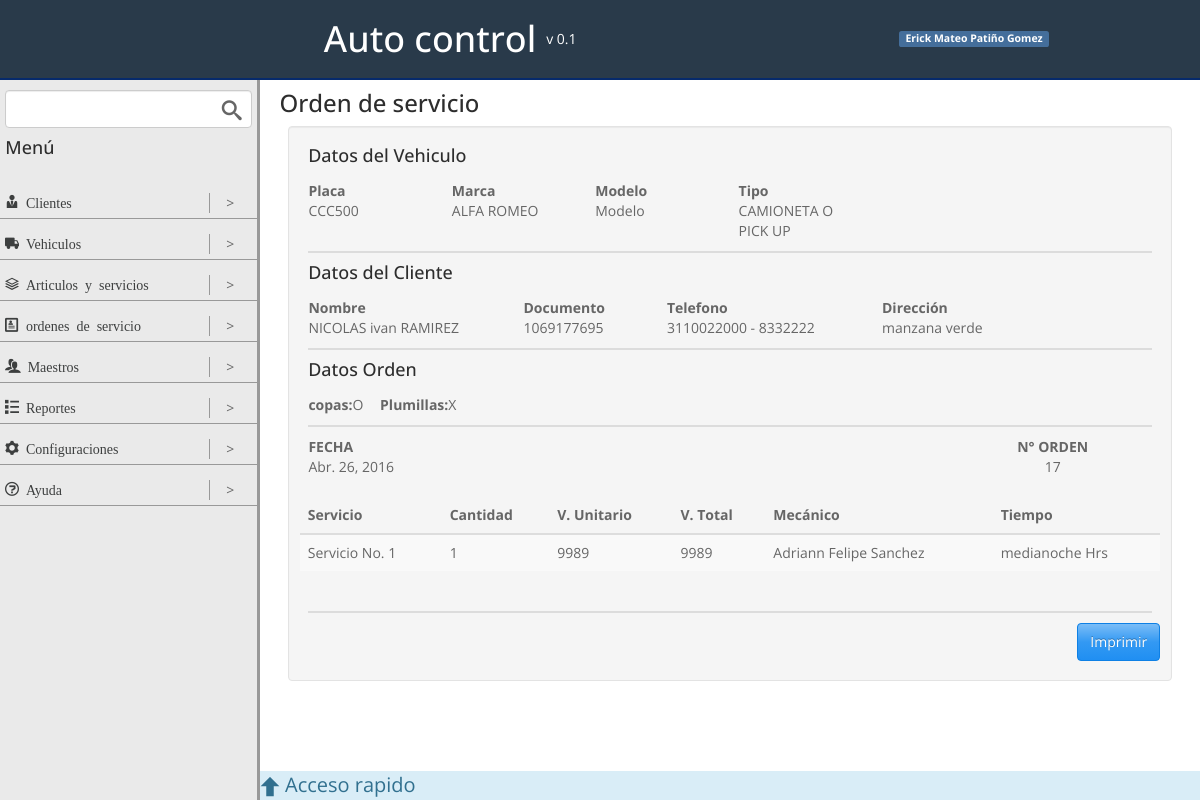
Screenshot of /orden-servicio/17/ with the database file from the repository.
### ordenes_servicios/models.py (models this page shows, shortened)
class ordenServicioModel(models.Model):
	vehiculo = models.ForeignKey(vehiculoModel,null=False,blank=False)
	fecha = models.DateField(null=False,blank=False,default=datetime.now)
	state = models.PositiveIntegerField(default = 1)

class ordenServicioDetalleModel(models.Model):
	servicio = models.ForeignKey(servicioModel,null=False,blank=False)
	cantidad = models.PositiveIntegerField(null=True,blank=True)
	valorUnitario = models.PositiveIntegerField(null=True,blank=True,verbose_name='V. Unitario')
	valorTotal = models.PositiveIntegerField(null=True,blank=True, verbose_name='V. Total')
	mecanico = models.ForeignKey(mecanicoModel,null=True,blank=True)
	ordenServicio = models.ForeignKey(ordenServicioModel,null=False,blank=False)
	time = models.TimeField(auto_now = False, null = True, blank = True)

### vehiculos/models.py (models this page shows, shortened)
class vehiculoModel(models.Model):
	placa = models.CharField(max_length=10, primary_key=True, null=False, blank=False)
	cilindraje = models.IntegerField(null=True, blank=True)
	marca = models.ForeignKey(MarcaModel, null=True, blank=True)
	tipo = models.ForeignKey(tipoVehiculoModel, null=True, blank=True)
	cliente = models.ForeignKey(clienteModel, null=False, blank=False)
	foto = models.ImageField(upload_to = 'img/vehiculo/', default = 'img/none.jpg')

class MarcaModel(models.Model):
	marca = models.CharField(max_length=50)
	def __str__(self):
		return u'%s' % (self.marca)

class tipoVehiculoModel(models.Model):
	nombre = models.CharField(max_length=50)
	def __str__(self):
		return u'%s' % (self.nombre)

### clientes/models.py (models this page shows, shortened)
class clienteModel(models.Model):
	nombre = models.CharField(max_length=35)
	apellido = models.CharField(max_length=35)
	documento = models.CharField(max_length=20)
	telefono = models.CharField(max_length=20, blank=True, null=True)
	celular = models.CharField(max_length=50)
	direccion = models.CharField(max_length=50, blank=True, null=True)
	email = models.EmailField(blank=True, null=True)
	def __str__(self):
		return u'%s %s' % (self.nombre, self.apellido)

### articulos_servicios/models.py (models this page shows, shortened)
class servicioModel(models.Model):
	nombre = models.CharField(max_length=100)
	valor =  models.PositiveIntegerField()
	servicio = models.BooleanField(default = True)
	grupo = models.ForeignKey(grupoServicioModel)
	time = models.TimeField(default = '0:00:00')
	detail = models.CharField(max_length = 1000, default = '-')
	def __str__(self):
		return u'%s' % (self.nombre)

### maestros/models.py (models this page shows, shortened)
class mecanicoModel(models.Model):
	nombre = models.CharField(max_length=50)
	apellido = models.CharField(max_length=50)
	telefono = models.CharField(max_length=20, blank=True, null=True)
	celular = models.CharField(max_length=20)
	direccion = models.CharField(max_length=50, blank=True, null=True)
	activo = models.BooleanField(default=True)
	def __str__(self):
		return u'%s %s' % (self.nombre, self.apellido)

### ordenes_servicios/views.py (the view)
# urls.py: url(r'^orden-servicio/(?P<pk>[\w\-]+)/$', 'ordenes_servicios.views.detalleOrdenServicio', name = 'detalle_orden_servicio'),
def detalleOrdenServicio(request, pk):
	sum_tot = 0
	orden = get_or_none(ordenServicioModel, pk=pk)
	ordenDetalle = ordenServicioDetalleModel.objects.filter(ordenServicio = orden)
	context = {
		'orden' : orden,
		'ordenDetalle' : ordenDetalle,
	}
	return render(request,'detail_orden_servicio.html', context)

### app/utils.py (called while the page is built)
def get_or_none(Model, **kwargs):
	try:
		return Model.objects.get(**kwargs)
	except ObjectDoesNotExist:
		return None

### ordenes_servicios/templates/detail_orden_servicio.html
{% extends "base.html" %}
{% block contentViewTitle %}
	<h3>Orden de servicio</h3>
{% endblock contentViewTitle %}
{% block content %}
<div class="well orden-servicio">
	<h4>Datos del Vehiculo</h4>
	<div class="row orden-datos-vehiculo">
		<div class="col-2">
			<span class="labelfield">Placa</span>
			<span class="dato">{{ orden.vehiculo.placa }}</span>
		</div>
		<div class="col-2">
			<span class="labelfield">Marca</span>
			<span class="dato">{{ orden.vehiculo.marca }}</span>
		</div>
		<div class="col-2">
			<span class="labelfield">Modelo</span>
			<span class="dato">Modelo</span>
		</div>
		<div class="col-2">
			<span class="labelfield">Tipo</span>
			<span class="dato">{{ orden.vehiculo.tipo }}</span>
		</div>
	</div>
	<div class="separator-horizontal"></div>
	<h4>Datos del Cliente</h4>
	<div class="row orden-datos-cliente">
		<div class="col-3">
			<span class="labelfield">Nombre</span>
			<span class="dato">{{ orden.vehiculo.cliente }}</span>
		</div>
		<div class="col-2">
			<span class="labelfield">Documento</span>
			<span class="dato">{{ orden.vehiculo.cliente.documento }}</span>
		</div>
		<div class="col-3">
			<span class="labelfield">Telefono</span>
			<span class="dato">{{ orden.vehiculo.cliente.celular }} - {{ orden.vehiculo.cliente.telefono }}</span>
		</div>
		<div class="col-3">
			<span class="labelfield">Dirección</span>
			<span class="dato">{{ orden.vehiculo.cliente.direccion }}</span>
		</div>
	</div>
	<div class="separator-horizontal"></div>
	<h4>Datos Orden</h4>
	<div class="row">
		<div class="col-1 middle flex">
			<label for="">copas: </label>O
		</div>
		<div class="col-2 middle flex">
			<label for="">Plumillas: </label>X
		</div>
	</div>
	<div class="separator-horizontal"></div>
	<div class="row">
		<div class="col-3">
			<span class="labelfield">FECHA</span>
			<span class="dato">{{ orden.fecha }}</span>
		</div>
		<div class="col-6"></div>
		<div class="col-3 center">
			<span class="labelfield">N° ORDEN</span>
			<span class="dato">{{ orden.id }}</span>
		</div>
	</div>
	<div class="row orden-datos-servicio">
		<table class="table table-striped table-hover ">
			<thead>
				<tr>
					<th>Servicio</th>
					<th>Cantidad</th>
					<th>V. Unitario</th>
					<th>V. Total</th>
					<th>Mecánico</th>
					<th>Tiempo</th>
				</tr>
			</thead>
			<tbody>
				{% for detalle in ordenDetalle %}
					<tr>
						<td>{{ detalle.servicio }}</td>
						<td>{{ detalle.cantidad }}</td>
						<td>{{ detalle.valorUnitario }}</td>
						<td>{{ detalle.valorTotal }}</td>
						<td>{{ detalle.mecanico }}</td>
						<td>{{ detalle.servicio.time }} Hrs</td>
					</tr>
				{% endfor %}
			</tbody>
		</table>
	</div>
	<div class="separator-horizontal"></div>
		<div class="row end">
			<a href="{% url 'imprimir_orden_servicio' orden.pk %}" class="btn btn-info">Imprimir</a>
		</div>
</div>
{% endblock content %}

### static/css/styles.css (style rules this page uses)
.row { box-sizing:border-box;display:-webkit-flex;display:-ms-flexbox;display:-webkit-box;display:flex;-webkit-flex:0 1 auto;-ms-flex:0 1 auto;-webkit-box-flex:0;flex:0 1 auto;-webkit-flex-direction:row;-ms-flex-direction:row;-webkit-box-orient:horizontal;-webkit-box-direction:normal;flex-direction:row;-webkit-flex-wrap:wrap;-ms-flex-wrap:wrap;flex-wrap:wrap;margin-right:-1%;margin-left:-1% }
.col-0,.col-1,.col-2,.col-3,.col-4,.col-5,.col-6,.col-7,.col-8,.col-9,.col-10,.col-11,.col-12 { box-sizing:border-box;-webkit-flex:0 0 auto;-ms-flex:0 0 auto;-webkit-box-flex:0;flex:0 0 auto;padding-right:1%;padding-left:1% }
.col-1 { -ms-flex-preferred-size:8.333%;-webkit-flex-basis:8.333%;flex-basis:8.333%;max-width:8.333% }
.col-2 { -ms-flex-preferred-size:16.667%;-webkit-flex-basis:16.667%;flex-basis:16.667%;max-width:16.667% }
.col-3 { -ms-flex-preferred-size:25%;-webkit-flex-basis:25%;flex-basis:25%;max-width:25% }
.col-6 { -ms-flex-preferred-size:50%;-webkit-flex-basis:50%;flex-basis:50%;max-width:50% }
.center { -webkit-justify-content:center;-ms-flex-pack:center;-webkit-box-pack:center;justify-content:center;text-align:center }
.end { -webkit-justify-content:flex-end;-ms-flex-pack:end;-webkit-box-pack:end;justify-content:flex-end;text-align:end }
.middle { -webkit-align-items:center;-ms-flex-align:center;-webkit-box-align:center;align-items:center }
html,body { height:100% }
h1,h2,h3,h4 { margin:0 }
h4 { margin-bottom:15px }
a { color:#3d3f3f;text-decoration:none }
label { margin:0 }
.flex { display:flex }
.separator-horizontal { border-bottom:2px solid #dcdcdc;margin-top:10px;margin-bottom:10px }
.orden-servicio .labelfield { display:inherit;font-weight:bold }
.orden-servicio .dato { display:inherit }
.orden-datos-servicio { margin-top:20px;margin-bottom:20px }

### rows the page displays
ordenServicioModel: vehiculo.placa "CCC500", vehiculo.marca "ALFA ROMEO", vehiculo.tipo "CAMIONETA O PICK UP", vehiculo.cliente "NICOLAS ivan RAMIREZ", vehiculo.cliente.documento "1069177695", vehiculo.cliente.celular "3110022000", vehiculo.cliente.telefono "8332222", vehiculo.cliente.direccion "manzana verde", fecha "Abr. 26, 2016", id "17"
ordenServicioDetalleModel: servicio "Servicio No. 1", cantidad "1", valorUnitario "9989", valorTotal "9989", mecanico "Adriann Felipe Sanchez", servicio.time "medianoche"
